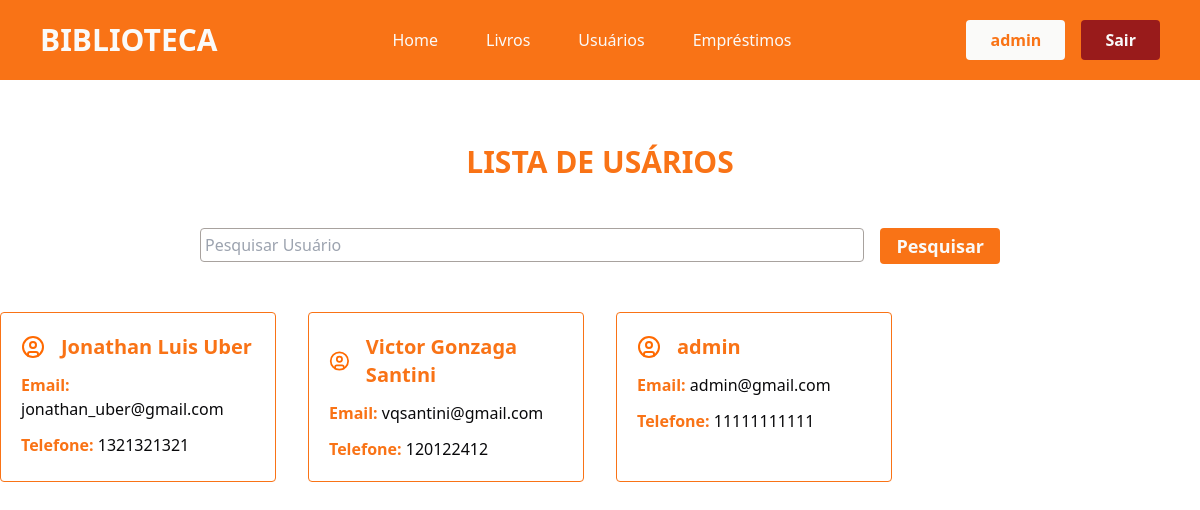
The page /usuarios/ (signed in) on the database as committed earlier.
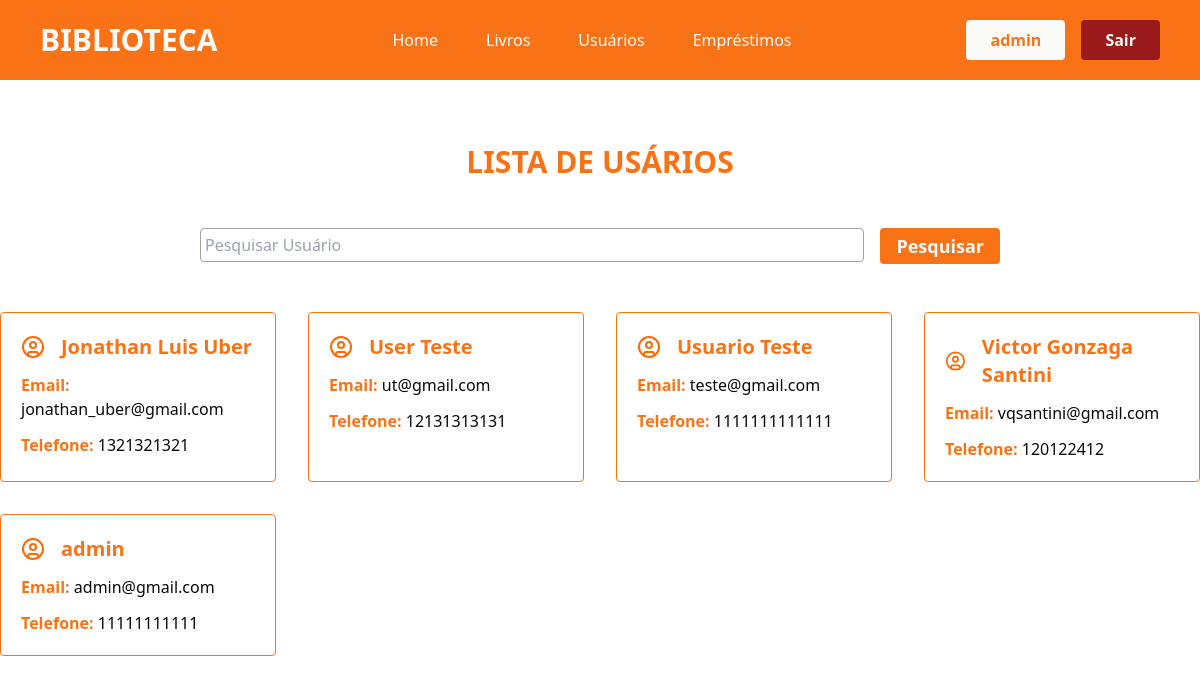
The same page on the database as committed later.
### app/models.py (models this page shows)
class User(db.Model, UserMixin):
    id = db.Column(db.Integer, primary_key=True)
    nome = db.Column(db.String(100), nullable=True)
    telefone = db.Column(db.String(100), nullable=True)
    email = db.Column(db.String(100), nullable=True)
    senha = db.Column(db.String(100), nullable=True)
    emprestimos = db.relationship('Emprestimo', backref='user', lazy=True)

### app/views.py (the view)
@app.route('/usuarios/')
@login_required
def usuarios():
    if request.method == 'GET':
        pesquisa = request.args.get('pesquisa', '')
    dados = User.query.order_by('nome')
    if pesquisa != '':
        dados = dados.filter(User.nome.ilike(f'%{pesquisa}%'))
    usuarios = {'dados' : dados.all()}
    return render_template('usuarios.html', usuarios=usuarios)

### app/models.py (called while the page is built)
@login_manager.user_loader
def load_user(user_id):
    return User.query.get(user_id)

### app/templates/usuarios.html (shortened to what this page needs)
{% extends "head.html" %}
{% block content %}
<div class="container-usuarios flex flex-col justify-center align-center">
    <div class="titulo mt-[4rem] flex-col justify-center items-center">
        <h2 class="text-3xl text-center text-orange-500 font-bold">LISTA DE USÁRIOS</h2>
    </div>
    <div class="pesquisa mt-[3rem] flex justify-center">
        <form action="" method="get" class="flex flex-row gap-4 w-[800px]">
                <div class="w-full">
                    <input type="text" name="pesquisa" class="w-full border-[1px] rounded border-stone-400 px-1 py-1 outline-orange-500 outline-2" placeholder="Pesquisar Usuário">
                </div>
                <div class="w-70">
                    <button type="submit" class="bg-orange-500 w-full text-stone-50 font-semibold text-lg rounded py-1 px-4 hover:bg-orange-700 cursor-pointer transition-all duration-500">Pesquisar</button>
                </div>
            </form>
    </div>
    <section class="usuarios flex justify-center mt-[3rem]">
        <div class="lista-usuarios grid grid-cols-4 gap-[2rem]">
            {% for user in usuarios.dados %}
                <div class="card-usuario border-orange-500 border-[1px] rounded p-5">
                    <div class="nome-svg flex flex-row gap-4 items-center justify-start">
                        <h2 class="text-xl font-semibold text-orange-500">{{user.nome}}</h2>
                    </div>
                    <p class="mt-3 text-orange-500 font-semibold">Email: <span class="text-zinc-950 font-normal">{{user.email}}</span></p>
                    <p class="mt-3 text-orange-500 font-semibold">Telefone: <span class="text-zinc-950 font-normal">{{user.telefone}}</span></p>
                </div>
            {% endfor %}
        </div>
    </section>
</div>
{% endblock %}

### app/templates/header.html (shortened to what this page needs)
{% extends "head.html" %}
{% block content %}
<header class="font-sans px-10 py-5 bg-orange-500">
    <div class="container-header flex justify-between items-center">
        <div class="logo text-stone-50 font-bold text-3xl">
            <h1>BIBLIOTECA</h1>
        </div>
        <nav class="nav flex gap-12 text-stone-50 font-medium">
            <a href="{{ url_for('homepage') }}">Home</a>
            <a href="{{ url_for('livros') }}">Livros</a>
             {% if current_user.email == 'admin@gmail.com'%}
             <a href="{{ url_for('usuarios') }}">Usuários</a>
            {% endif %}
            <a href="{{ url_for('emprestimos') }}">Empréstimos</a>
        </nav>
        <div class="login flex gap-4">
            {% if current_user.is_authenticated %}
            <p class="bg-stone-50 px-6 py-2 text-orange-500 rounded font-semibold">{{current_user.nome}}</p>
                <a href="{{ url_for('logout') }}" class="bg-red-800 px-6 py-2 text-stone-50 rounded font-semibold cursor-pointer hover:bg-red-900 transition-all duration-500">Sair</a>
            {% endif %}
        </div>
    </div>
</header>
{% endblock %}

Rows that differ between the two databases and show on the page:
added User: nome "User Teste", email "ut@gmail.com", telefone "12131313131"
added User: nome "Usuario Teste", email "teste@gmail.com", telefone "1111111111111"
